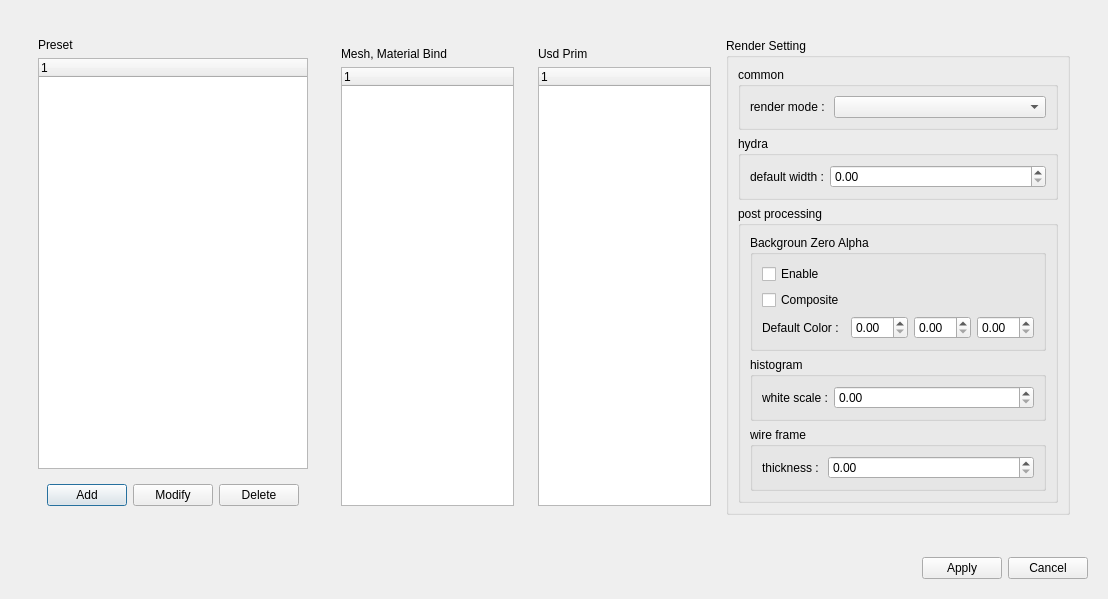
<?xml version="1.0" encoding="UTF-8"?>
<ui version="4.0">
 <class>OmniversePresetDialog</class>
 <widget class="QDialog" name="OmniversePresetDialog">
  <property name="geometry">
   <rect>
    <x>0</x>
    <y>0</y>
    <width>1108</width>
    <height>532</height>
   </rect>
  </property>
  <property name="windowTitle">
   <string/>
  </property>
  <layout class="QGridLayout" name="gridLayout">
   <item row="0" column="0">
    <widget class="QWidget" name="widget" native="true">
     <layout class="QVBoxLayout" name="verticalLayout_2">
      <item>
       <widget class="QWidget" name="widget_3" native="true">
        <layout class="QHBoxLayout" name="horizontalLayout">
         <item>
          <widget class="QWidget" name="widget" native="true">
           <property name="sizePolicy">
            <sizepolicy hsizetype="Preferred" vsizetype="Preferred">
             <horstretch>1</horstretch>
             <verstretch>0</verstretch>
            </sizepolicy>
           </property>
           <layout class="QVBoxLayout" name="verticalLayout">
            <item>
             <widget class="QLabel" name="label_3">
              <property name="text">
               <string>Preset</string>
              </property>
             </widget>
            </item>
            <item>
             <widget class="QTreeWidget" name="m_treePresetWidget">
              <property name="sizePolicy">
               <sizepolicy hsizetype="Expanding" vsizetype="Expanding">
                <horstretch>0</horstretch>
                <verstretch>0</verstretch>
               </sizepolicy>
              </property>
              <column>
               <property name="text">
                <string notr="true">1</string>
               </property>
              </column>
             </widget>
            </item>
            <item>
             <widget class="QWidget" name="widget_5" native="true">
              <layout class="QHBoxLayout" name="horizontalLayout_3">
               <item>
                <widget class="QPushButton" name="m_btnAdd">
                 <property name="text">
                  <string>Add</string>
                 </property>
                </widget>
               </item>
               <item>
                <widget class="QPushButton" name="m_btnModify">
                 <property name="text">
                  <string>Modify</string>
                 </property>
                </widget>
               </item>
               <item>
                <widget class="QPushButton" name="m_btnDelete">
                 <property name="text">
                  <string>Delete</string>
                 </property>
                </widget>
               </item>
              </layout>
             </widget>
            </item>
           </layout>
          </widget>
         </item>
         <item>
          <widget class="QWidget" name="widget_2" native="true">
           <property name="sizePolicy">
            <sizepolicy hsizetype="Preferred" vsizetype="Preferred">
             <horstretch>4</horstretch>
             <verstretch>0</verstretch>
            </sizepolicy>
           </property>
           <layout class="QHBoxLayout" name="horizontalLayout_4">
            <item>
             <widget class="QWidget" name="widget_6" native="true">
              <layout class="QVBoxLayout" name="verticalLayout_4">
               <item>
                <widget class="QLabel" name="label">
                 <property name="text">
                  <string>Mesh, Material Bind</string>
                 </property>
                </widget>
               </item>
               <item>
                <widget class="QTreeWidget" name="m_treeMeshToMaterialWidget">
                 <column>
                  <property name="text">
                   <string notr="true">1</string>
                  </property>
                 </column>
                </widget>
               </item>
              </layout>
             </widget>
            </item>
            <item>
             <widget class="QWidget" name="widget_7" native="true">
              <layout class="QVBoxLayout" name="verticalLayout_3">
               <item>
                <widget class="QLabel" name="label_2">
                 <property name="text">
                  <string>Usd Prim</string>
                 </property>
                </widget>
               </item>
               <item>
                <widget class="QTreeWidget" name="m_treeUsdPrimWidget">
                 <column>
                  <property name="text">
                   <string notr="true">1</string>
                  </property>
                 </column>
                </widget>
               </item>
              </layout>
             </widget>
            </item>
            <item>
             <widget class="QGroupBox" name="groupBox">
              <property name="title">
               <string>Render Setting</string>
              </property>
              <layout class="QVBoxLayout" name="verticalLayout_5">
               <item>
                <widget class="QGroupBox" name="groupBox_6">
                 <property name="title">
                  <string>common</string>
                 </property>
                 <layout class="QGridLayout" name="gridLayout_6">
                  <item row="0" column="0">
                   <widget class="QLabel" name="label_7">
                    <property name="sizePolicy">
                     <sizepolicy hsizetype="Fixed" vsizetype="Preferred">
                      <horstretch>0</horstretch>
                      <verstretch>0</verstretch>
                     </sizepolicy>
                    </property>
                    <property name="text">
                     <string>render mode : </string>
                    </property>
                   </widget>
                  </item>
                  <item row="0" column="1">
                   <widget class="QComboBox" name="m_cboRenderSetting_RenderMode"/>
                  </item>
                 </layout>
                </widget>
               </item>
               <item>
                <widget class="QGroupBox" name="groupBox_2">
                 <property name="title">
                  <string>hydra</string>
                 </property>
                 <layout class="QGridLayout" name="gridLayout_2">
                  <item row="0" column="0">
                   <widget class="QLabel" name="label_4">
                    <property name="sizePolicy">
                     <sizepolicy hsizetype="Fixed" vsizetype="Preferred">
                      <horstretch>0</horstretch>
                      <verstretch>0</verstretch>
                     </sizepolicy>
                    </property>
                    <property name="text">
                     <string>default width :</string>
                    </property>
                   </widget>
                  </item>
                  <item row="0" column="1">
                   <widget class="QDoubleSpinBox" name="m_Hydra_DefaltWidth_SpinBox"/>
                  </item>
                 </layout>
                </widget>
               </item>
               <item>
                <widget class="QGroupBox" name="groupBox_3">
                 <property name="title">
                  <string>post processing</string>
                 </property>
                 <layout class="QGridLayout" name="gridLayout_3">
                  <item row="0" column="0">
                   <widget class="QGroupBox" name="groupBox_4">
                    <property name="title">
                     <string>Backgroun Zero Alpha</string>
                    </property>
                    <layout class="QGridLayout" name="gridLayout_4">
                     <item row="2" column="1">
                      <widget class="QDoubleSpinBox" name="m_Post_BackgroundAlpha_DefaultColor_SpinBox_Red"/>
                     </item>
                     <item row="1" column="0">
                      <widget class="QCheckBox" name="m_Post_BackgroundAlpha_DefaultColor_Composite_ChkBox">
                       <property name="text">
                        <string>Composite</string>
                       </property>
                      </widget>
                     </item>
                     <item row="2" column="3">
                      <widget class="QDoubleSpinBox" name="m_Post_BackgroundAlpha_DefaultColor_SpinBox_Blue"/>
                     </item>
                     <item row="2" column="0">
                      <widget class="QLabel" name="label_5">
                       <property name="text">
                        <string>Default Color :</string>
                       </property>
                      </widget>
                     </item>
                     <item row="2" column="2">
                      <widget class="QDoubleSpinBox" name="m_Post_BackgroundAlpha_DefaultColor_SpinBox_Green"/>
                     </item>
                     <item row="0" column="0">
                      <widget class="QCheckBox" name="m_Post_BackgroundAlpha_DefaultColor_Enable_ChkBox">
                       <property name="text">
                        <string>Enable</string>
                       </property>
                      </widget>
                     </item>
                    </layout>
                   </widget>
                  </item>
                  <item row="1" column="0">
                   <widget class="QGroupBox" name="groupBox_5">
                    <property name="title">
                     <string>histogram</string>
                    </property>
                    <layout class="QGridLayout" name="gridLayout_5">
                     <item row="0" column="0">
                      <widget class="QLabel" name="label_6">
                       <property name="sizePolicy">
                        <sizepolicy hsizetype="Fixed" vsizetype="Preferred">
                         <horstretch>0</horstretch>
                         <verstretch>0</verstretch>
                        </sizepolicy>
                       </property>
                       <property name="text">
                        <string>white scale :</string>
                       </property>
                      </widget>
                     </item>
                     <item row="0" column="1">
                      <widget class="QDoubleSpinBox" name="m_Histogram_WhiteScale_SpinBox"/>
                     </item>
                    </layout>
                   </widget>
                  </item>
                  <item row="2" column="0">
                   <widget class="QGroupBox" name="groupBox_7">
                    <property name="title">
                     <string>wire frame</string>
                    </property>
                    <layout class="QHBoxLayout" name="horizontalLayout_5">
                     <item>
                      <widget class="QLabel" name="label_8">
                       <property name="sizePolicy">
                        <sizepolicy hsizetype="Fixed" vsizetype="Preferred">
                         <horstretch>0</horstretch>
                         <verstretch>0</verstretch>
                        </sizepolicy>
                       </property>
                       <property name="text">
                        <string>thickness : </string>
                       </property>
                      </widget>
                     </item>
                     <item>
                      <widget class="QDoubleSpinBox" name="m_RenderSetting_Wireframe_Thickness_spinBox"/>
                     </item>
                    </layout>
                   </widget>
                  </item>
                 </layout>
                </widget>
               </item>
               <item>
                <spacer name="verticalSpacer">
                 <property name="orientation">
                  <enum>Qt::Vertical</enum>
                 </property>
                 <property name="sizeHint" stdset="0">
                  <size>
                   <width>20</width>
                   <height>40</height>
                  </size>
                 </property>
                </spacer>
               </item>
              </layout>
             </widget>
            </item>
           </layout>
          </widget>
         </item>
        </layout>
       </widget>
      </item>
     </layout>
    </widget>
   </item>
   <item row="1" column="0">
    <widget class="QWidget" name="widget_4" native="true">
     <layout class="QHBoxLayout" name="horizontalLayout_2">
      <item>
       <spacer name="horizontalSpacer">
        <property name="orientation">
         <enum>Qt::Horizontal</enum>
        </property>
        <property name="sizeHint" stdset="0">
         <size>
          <width>40</width>
          <height>20</height>
         </size>
        </property>
       </spacer>
      </item>
      <item>
       <widget class="QPushButton" name="m_btnApply">
        <property name="text">
         <string>Apply</string>
        </property>
       </widget>
      </item>
      <item>
       <widget class="QPushButton" name="m_btnCancel">
        <property name="text">
         <string>Cancel</string>
        </property>
       </widget>
      </item>
     </layout>
    </widget>
   </item>
  </layout>
 </widget>
 <resources/>
 <connections/>
</ui>
